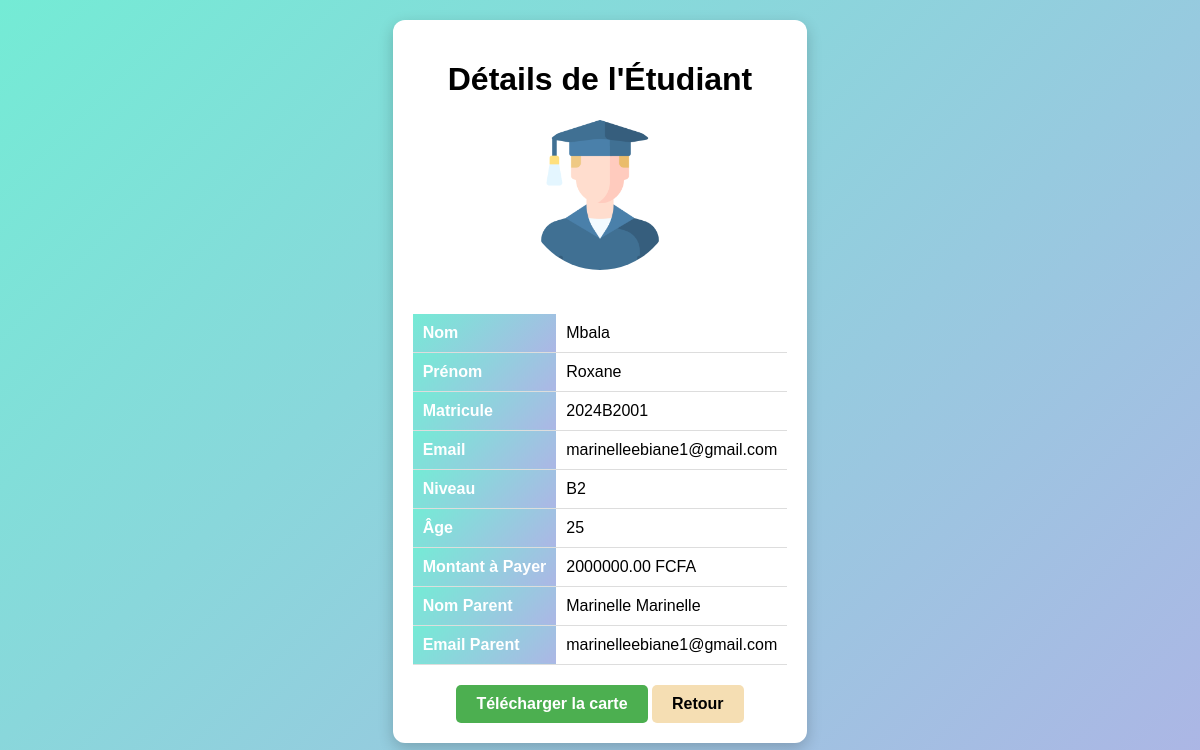
/infoVer.php?matricule=2024B2001, run on the app's committed database.
### tables this page shows
CREATE TABLE IF NOT EXISTS `etudiants` (
  `id` int NOT NULL AUTO_INCREMENT,
  `nom` varchar(100) NOT NULL,
  `prenom` varchar(100) NOT NULL,
  `matricule` varchar(50) NOT NULL,
  `photo` varchar(255) NOT NULL,
  `email` varchar(100) NOT NULL,
  `niveau` varchar(10) NOT NULL,
  `montant` decimal(10,2) NOT NULL,
  `nom_parent` varchar(100) NOT NULL,
  `email_parent` varchar(100) NOT NULL,
  `age` int NOT NULL,
  `montant_paye` bigint DEFAULT '0',
  `reste` bigint DEFAULT NULL,
  `statut` varchar(20) DEFAULT NULL,
  `date_naissance` date DEFAULT NULL,
  PRIMARY KEY (`id`)
);

### Class/Etudiant.php (called while the page is built, shortened)
<?php
class Etudiant
{
    private $conn;
    private $table = "etudiants";
    public function __construct($db)
    {
        $this->conn = $db;
    }
    public function obtenirEtudiantParMatricule($matricule)
    {
        $query = "SELECT * FROM " . $this->table . " WHERE matricule = ?";
        $stmt = $this->conn->prepare($query);
        $stmt->bind_param("s", $matricule);
        $stmt->execute();
        $result = $stmt->get_result();
        if ($result->num_rows > 0) {
            return $result->fetch_assoc();
        }
        return null;
    }
}

### infoVer.php (the view, shortened to what this page needs)
<?php
require_once 'Class/Etudiant.php';
$database = new Database();
$db = $database->getConnection();
$etudiantObj = new Etudiant($db);
$matricule = strval($_GET['matricule']);
$etudiant = $etudiantObj->obtenirEtudiantParMatricule($matricule);
?>
<!DOCTYPE html>
<html lang="en">
<head>
</head>
<body>
    <div class="container">
        <h1>Détails de l'Étudiant</h1>
        <img src="uploads/<?php echo htmlspecialchars($etudiant['photo']); ?>" alt="Photo de l'étudiant" class="student-photo">
        <table>
            <tr>
                <th>Nom</th>
                <td><?php echo htmlspecialchars($etudiant['nom']); ?></td>
            </tr>
            <tr>
                <th>Prénom</th>
                <td><?php echo htmlspecialchars($etudiant['prenom']); ?></td>
            </tr>
            <tr>
                <th>Matricule</th>
                <td><?php echo htmlspecialchars($etudiant['matricule']); ?></td>
            </tr>
            <tr>
                <th>Email</th>
                <td><?php echo htmlspecialchars($etudiant['email']); ?></td>
            </tr>
            <tr>
                <th>Niveau</th>
                <td><?php echo htmlspecialchars($etudiant['niveau']); ?></td>
            </tr>
            <tr>
                <th>Âge</th>
                <td><?php echo htmlspecialchars($etudiant['age']); ?></td>
            </tr>
            <tr>
                <th>Montant à Payer</th>
                <td><?php echo htmlspecialchars($etudiant['montant']); ?> FCFA</td>
            </tr>
            <tr>
                <th>Nom Parent</th>
                <td><?php echo htmlspecialchars($etudiant['nom_parent']); ?></td>
            </tr>
            <tr>
                <th>Email Parent</th>
                <td><?php echo htmlspecialchars($etudiant['email_parent']); ?></td>
            </tr>
        </table>
        <a href="?matricule=<?= $etudiant['matricule']; ?>&action=download_pdf" class="pdf-link">Télécharger la carte</a>
        <a href="gestionVer.php" class="back-link">Retour </a>
    </div>
</body>
</html>

### infoVer.php (style rules this page uses)
body { font-family: 'Arial', sans-serif; background: linear-gradient(135deg, #74ebd5, #ACB6E5); margin: 0; padding: 20px; display: flex; justify-content: center; align-items: center; min-height: 50vh; }
.container { max-width: 700px; background: #ffffff; padding: 20px; border-radius: 12px; box-shadow: 0px 5px 15px rgba(0, 0, 0, 0.2); text-align: center; }
.student-photo { width: 150px; height: 150px; border-radius: 50%; object-fit: cover; margin: 0 auto 20px; }
table { width: 100%; margin-top: 20px; border-collapse: collapse; }
th, td { padding: 10px; border-bottom: 1px solid #ddd; text-align: left; }
th { background: linear-gradient(135deg, #74ebd5, #ACB6E5); color: white; }
.back-link, .pdf-link { display: inline-block; margin-top: 20px; text-decoration: none; padding: 10px 20px; font-weight: bold; border-radius: 5px; transition: background 0.3s; }
.back-link { background-color: wheat; color: black; border: 2px; }
.pdf-link { background-color: #4caf50; color: white; }

### data on the page
etudiants: photo (picture), nom "Mbala", prenom "Roxane", matricule "2024B2001", email "marinelleebiane1@gmail.com", niveau "B2", age "25", montant "2000000.00", nom_parent "Marinelle Marinelle", email_parent "marinelleebiane1@gmail.com"
